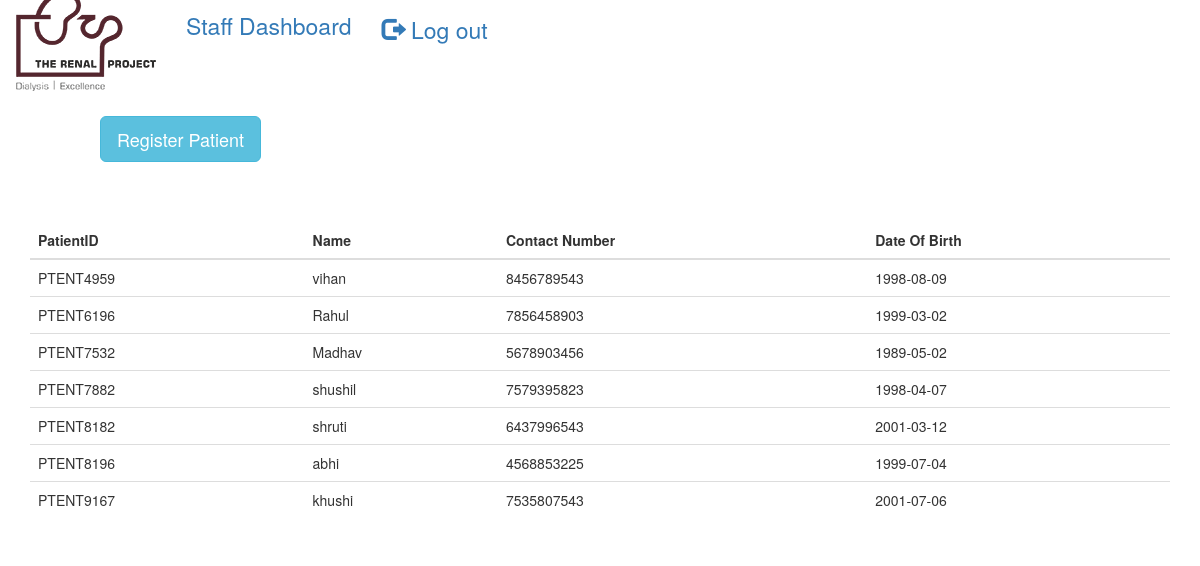
The app's page /stafflogin.php (signed in) with its own data.
### tables this page shows
CREATE TABLE `patient` (
  `PatientID` varchar(50) NOT NULL,
  `name` varchar(50) NOT NULL,
  `phone` varchar(50) NOT NULL,
  `DOB` varchar(50) NOT NULL,
  `Time` date NOT NULL DEFAULT current_timestamp()
);

### stafflogin.php (the view, shortened to what this page needs)
<!DOCTYPE html>
<html>
<head>
<link rel="stylesheet" href="css\animate.css">
<link rel="stylesheet" href="css\bootstrap.css">
<link rel="stylesheet" href="css\font-awesome.css">
</head>
<body>
<div >
<div class="navbar " style="background-color:white">
<div class="navbar-header" stylesheet="background-color:black">
<div class="navbar-brand" style="position:relative;top:-10px;"><span>
<a  class="logo" href="index.php" style=><img src="photo/logo.png" class="img img-responsive" style="position:relative;bottom:10px;margin-top:-5px;"></a></span>
</div>
</div>
<div class="navbar-collapse collapse animated slideInLeft" style="font-size:23px;color:white" >
    <ul class="nav navbar-nav">
      <li><a href="stafflogin.php">Staff Dashboard</a></li>
	      <li><a href="logout.php"><span class="glyphicon glyphicon-log-out"></span> Log out</a></li>
    </ul>
	</div>
  </div>
</div>
<br>
<br>
  <button type="button" class="col-sm-offset-1 btn btn-info btn-lg" data-toggle="modal" data-target="#myModal">Register Patient</button>
<br>
<br>
<br>
<br>
<div class="container">
  <table class="table">
    <thead>
      <tr>
        <th>PatientID</th>
        <th>Name</th>
        <th>Contact Number</th>
        <th>Date Of Birth</th>
      </tr>
    </thead>
	<?php
$con=mysqli_connect('localhost','root');
mysqli_select_db($con,'therenalproject');
$qfp="select * from `patient`";
$rfp=mysqli_query($con,$qfp);
$TotalSet=mysqli_num_rows($rfp);
for($j=1;$j<=$TotalSet;$j++){
  $Row=mysqli_fetch_array($rfp);
?>
    <tbody>
      <tr>
        <td><?php echo $Row['PatientID'];?></td>
        <td><?php echo $Row['name'];?></td>
        <td><?php echo $Row['phone'];?></td>
        <td><?php echo $Row['DOB'];?></td>
      </tr>
    </tbody>
<?php } ?>
  </table>
</div>
</body>
</body>
</html>

### records on screen
patient: PatientID "PTENT4959", name "vihan", phone "8456789543", DOB "1998-08-09"
patient: PatientID "PTENT6196", name "Rahul", phone "7856458903", DOB "1999-03-02"
patient: PatientID "PTENT7532", name "Madhav", phone "5678903456", DOB "1989-05-02"
patient: PatientID "PTENT7882", name "shushil", phone "7579395823", DOB "1998-04-07"
patient: PatientID "PTENT8182", name "shruti", phone "6437996543", DOB "2001-03-12"
patient: PatientID "PTENT8196", name "abhi", phone "4568853225", DOB "1999-07-04"
patient: PatientID "PTENT9167", name "khushi", phone "7535807543", DOB "2001-07-06"
